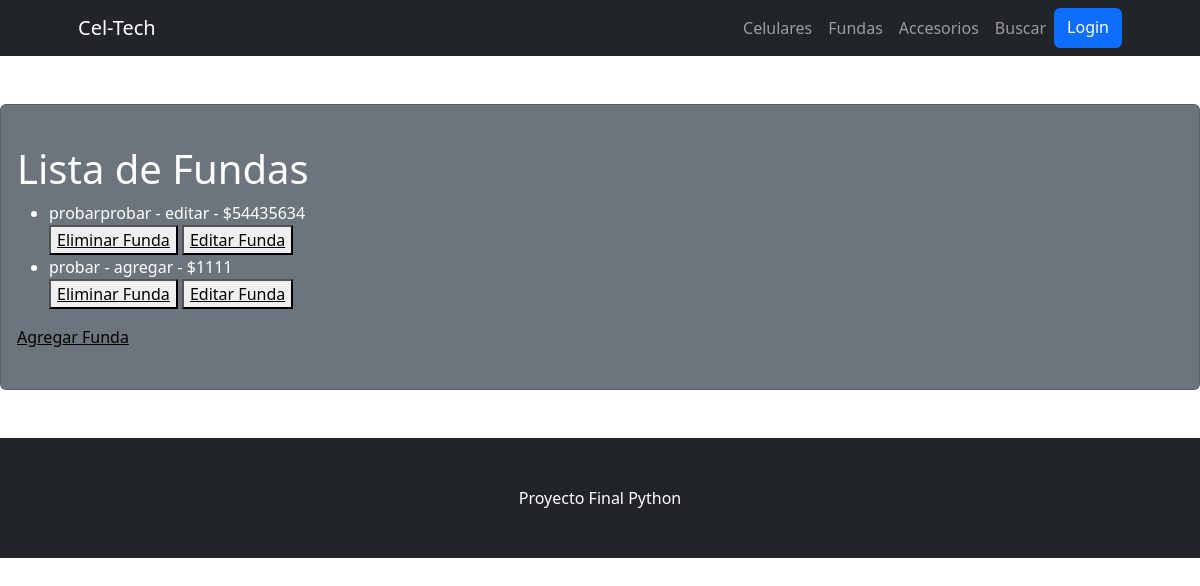
Page /CelTech/fundas-lista/ on the earlier database version.
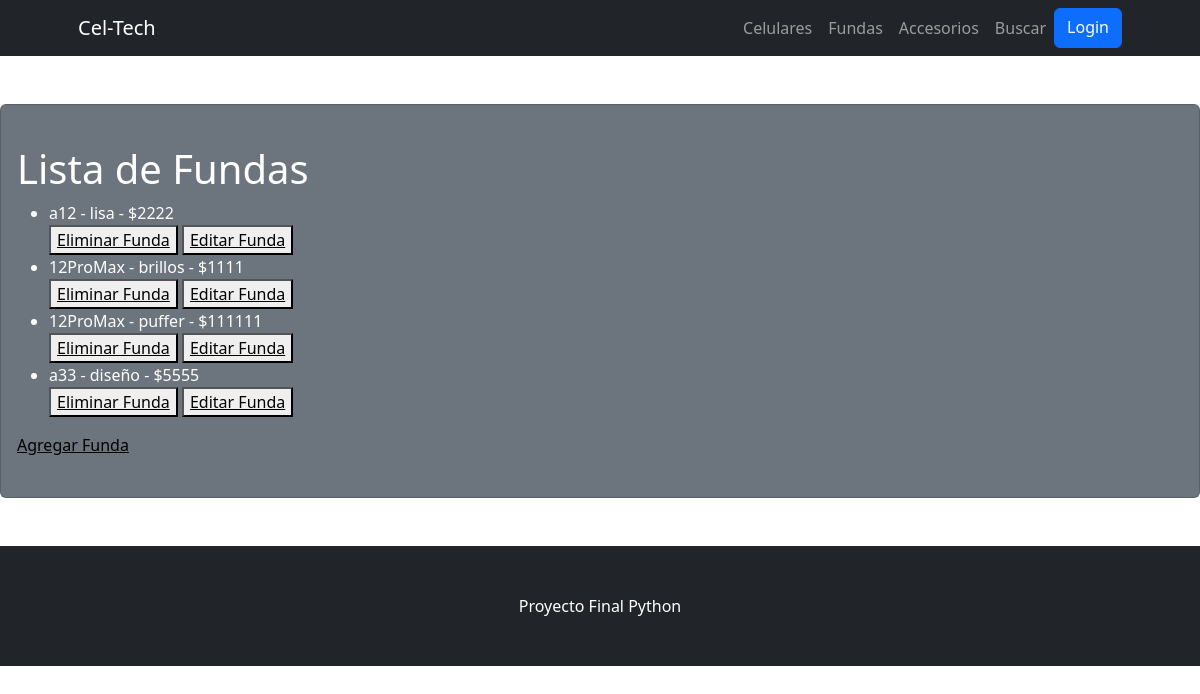
Same page on the later database version.
### CelTech/models.py (models this page shows)
class Fundas(models.Model):
    modelo = models.CharField(max_length=20)
    tipo =  models.CharField(max_length=20)
    precio = models.IntegerField()
    def __str__(self):
        return f'{self.modelo} - {self.tipo} - ${self.precio}'

### CelTech/views.py (the view)
# urls.py: path('fundas-lista/', FundasList.as_view(), name="FundasLista"),
class FundasList(ListView):
    model = Fundas
    template_name = "fundas_list.html"
    context_object_name = "fundaslist"

### CelTech/templates/fundas_list.html
{% extends 'padre.html' %}
{% block cambiante %}
    <h1>Lista de Fundas</h1>
    <ul>
        {% for funda in fundaslist  %}
            <li>{{funda}}</li>
            <div>
                <button>
                    <a style="color:black" href="{% url 'FundasEliminar' funda.id %}">Eliminar Funda</a>
                </button>
                <button>
                    <a style="color:black" href="{% url 'FundasActualizar' funda.id %}">Editar Funda</a>
                </button>
            </div>
        {% endfor %}
    </ul>
    <a style="color:black" href="{% url 'FundasCrear' %}">Agregar Funda</a>
{% endblock cambiante %}

Differences in the rows shown:
removed Fundas: modelo+tipo+precio "probarprobar - editar - $54435634"
removed Fundas: modelo+tipo+precio "probar - agregar - $1111"
added Fundas: modelo+tipo+precio "a12 - lisa - $2222"
added Fundas: modelo+tipo+precio "12ProMax - brillos - $1111"
added Fundas: modelo+tipo+precio "12ProMax - puffer - $111111"
added Fundas: modelo+tipo+precio "a33 - diseño - $5555"
